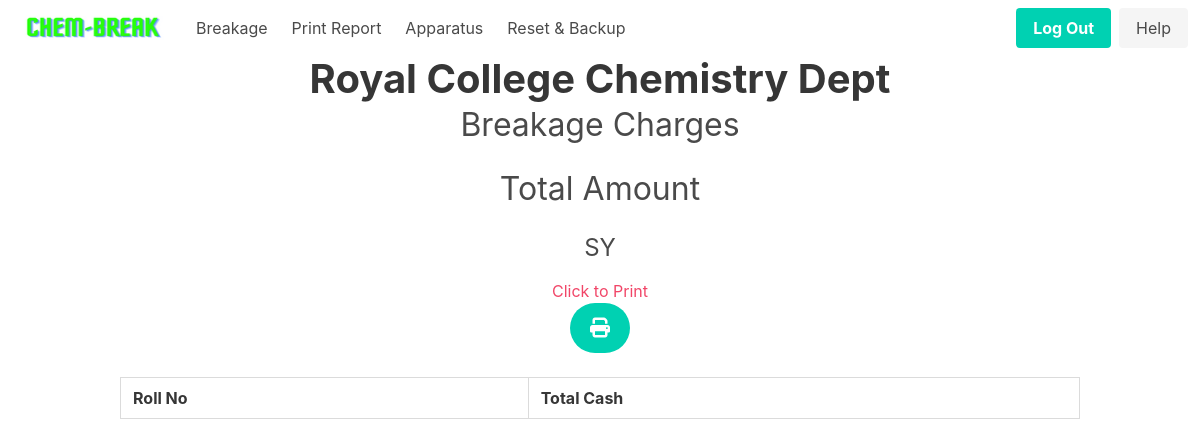
Before: /home/records/getMoney/sy (signed in) with the older database file.
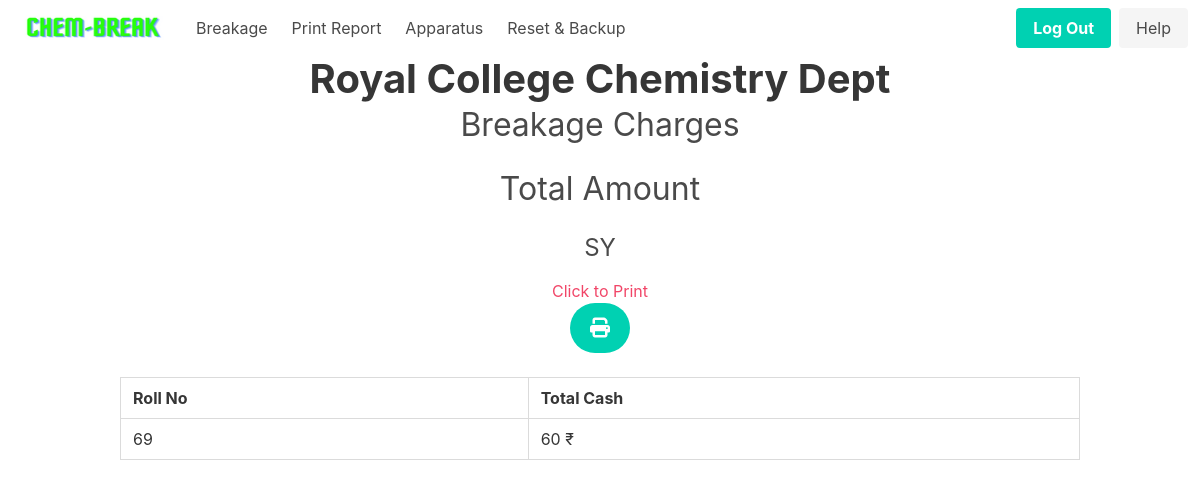
After: the same page with the newer database file.
### app/models.py (models this page shows, shortened)
class Student(db.Model):
    __tablename__ = "student"
    id = db.Column(db.Integer, primary_key=True)
    unique_id = db.Column(db.String(100), unique=True, nullable=False)
    roll_no = db.Column(db.String(10), nullable=False)
    class_ = db.Column(db.String(10), nullable=False)
    section = db.Column(db.String(10), nullable=False, default="Chemistry")
    total_amount = db.relationship('Bank', backref='student', lazy=True)

### app/routes.py (the view)
@main.route("/home/records/getMoney/<string:class_name>")
@login_required
def getMoney(class_name):
    valid_classes = ['fy', 'sy', 'ty']
    if class_name.lower() not in valid_classes:
        abort(404)
    class_students = Student.query.filter_by(class_=class_name.lower()).all()
    class_records = []
    for student in class_students:
        bank = Bank.query.filter_by(
            unique_student_id=student.unique_id).first().amount
        collect_money = CollectMoney(
            rollno=student.roll_no,
            total_cash=bank,
        )
        class_records.append(collect_money)
    sorted_records = sorted(class_records, key=lambda x: x.rollno)
    return render_template('collect_money.html', collect_money_list=sorted_records, class_name=class_name.upper())

### app/__init__.py (called while the page is built)
def create_app(config=None):
    app = Flask(__name__)
    if config:
        app.config.from_object(config)
    db.init_app(app)
    login_manager = LoginManager()
    login_manager.login_view = 'auth.login'
    login_manager.init_app(app)
    with app.app_context():
        from app.models import User, Breakage, Student, Apparatus, Record, Bank
        db.create_all()
    from app.models import User
    @login_manager.user_loader
    def load_user(user_id):
        return User.query.get(int(user_id))
    from .auth import auth as auth_blueprint
    app.register_blueprint(auth_blueprint)
    from .routes import main as main_blueprint
    app.register_blueprint(main_blueprint)
    return app

### app/templates/collect_money.html (shortened to what this page needs)
{% extends 'nav_base.html' %}
{% block content %}
<div class="container">
    <div class="columns is-vcentered is-center">
        <div class="column">
            <h1 class="title is-2 has-text-centered has-text-weight-bold">Royal College Chemistry Dept</h1>
            <h2 class="subtitle is-3 has-text-centered">Breakage Charges</h2>
            <h2 class="subtitle is-3 has-text-centered">Total Amount</h2>
            <h3 class="subtitle is-4 has-text-centered">{{ class_name }}</h3>
        </div>
    </div>
</div>
<div class="has-text-centered no-print mt-4">
    <h2 class="has-text-danger">Click to Print</h2>
    <a class="button is-primary is-medium is-rounded is-fixed-bottom-right" href="#"
        onclick="window.print(); return false;">
        <span class="icon">
            <i class="fas fa-print"></i>
        </span>
    </a>
</div>
<div class="container">
    <table class="table is-fullwidth is-bordered is-striped mt-5">
        <thead>
            <tr>
                <th>Roll No</th>
                <th>Total Cash</th>
            </tr>
        </thead>
        <tbody>
            {% for item in collect_money_list %}
            <tr>
                <td>{{ item.rollno }}</td>
                <td>{{ item.total_cash }} ₹</td>
            </tr>
            {% endfor %}
        </tbody>
    </table>
</div>
{% endblock %}

### app/templates/nav_base.html (shortened to what this page needs)
<!DOCTYPE html>
<html lang="en">
<head>
    <link rel="stylesheet" href="https://cdn.jsdelivr.net/npm/bulma@0.9.4/css/bulma.min.css">
    <link rel="stylesheet" href="https://cdnjs.cloudflare.com/ajax/libs/font-awesome/6.3.0/css/all.min.css"
 />
</head>
<body>
    <nav class="navbar no-print" role="navigation" aria-label="main navigation">
        <div class="navbar-brand">
            <a class="navbar-item" href="{{ url_for('main.home') }}">
                <img src="{{ url_for('static', filename='logo-home.png')}}">
            </a>
        </div>
        <div id="navbarBasicExample" class="navbar-menu">
            <div class="navbar-start">
                <a class="navbar-item" href="{{ url_for('main.breakage') }}">
                    Breakage
                </a>
                <a class="navbar-item" href="{{ url_for('main.report')}}">
                    Print Report
                </a>
                <a class="navbar-item" href="{{ url_for('main.apparatus') }}">
                    Apparatus
                </a>
                <a class="navbar-item" href="{{ url_for('main.reset_and_bakup') }}">
                    Reset & Backup
                </a>
            </div>
            <div class="navbar-end">
                <div class="navbar-item">
                    <div class="buttons">
                        <a class="button is-primary" href="{{ url_for('auth.logout')}}">
                            <strong>Log Out</strong>
                        </a>
                        <a class="button is-light" href="{{ url_for('main.help') }}">
                            Help
                        </a>
                    </div>
                </div>
            </div>
        </div>
    </nav>
    {% block content %}
    {% endblock %}
</body>
</html>

### app/templates/nav_base.html (style rules this page uses)
.navbar-brand a img { width: 10rem; height: 10rem; }

Changed rows visible on the page:
added Student: rollno "69", total_cash "60"
